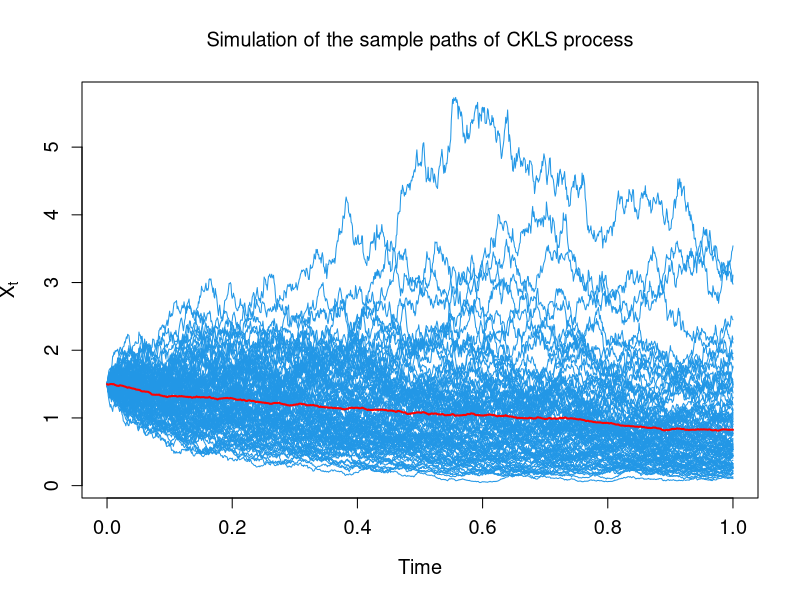
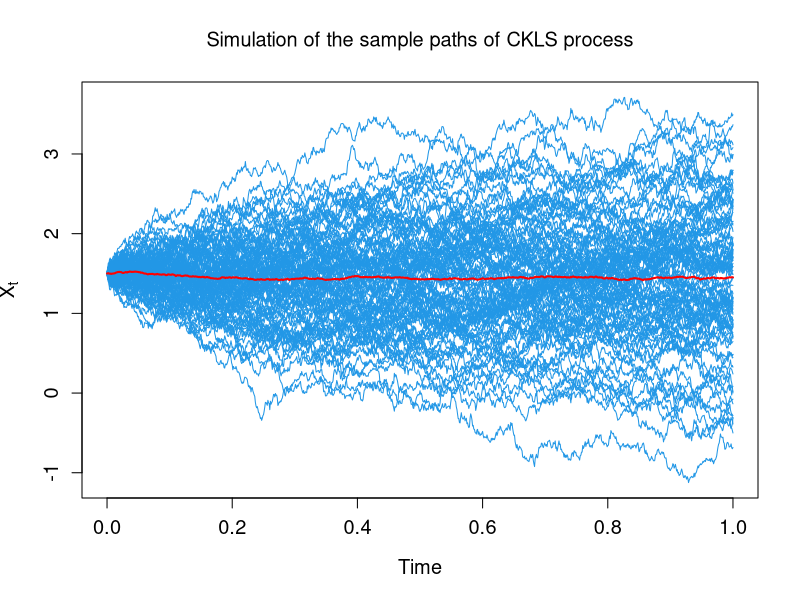
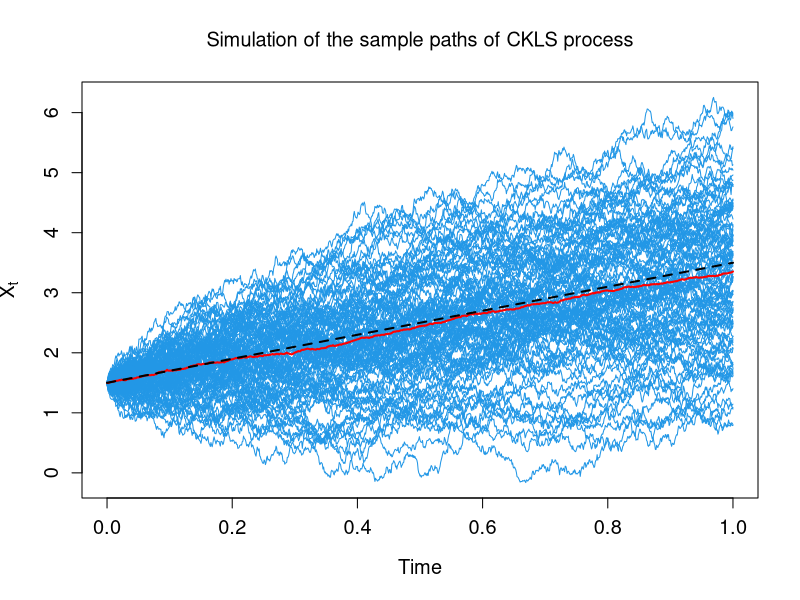
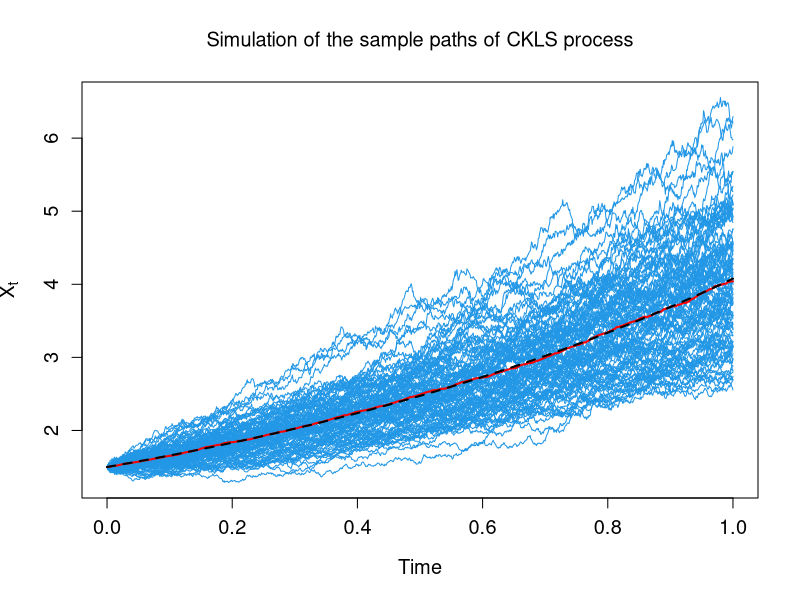
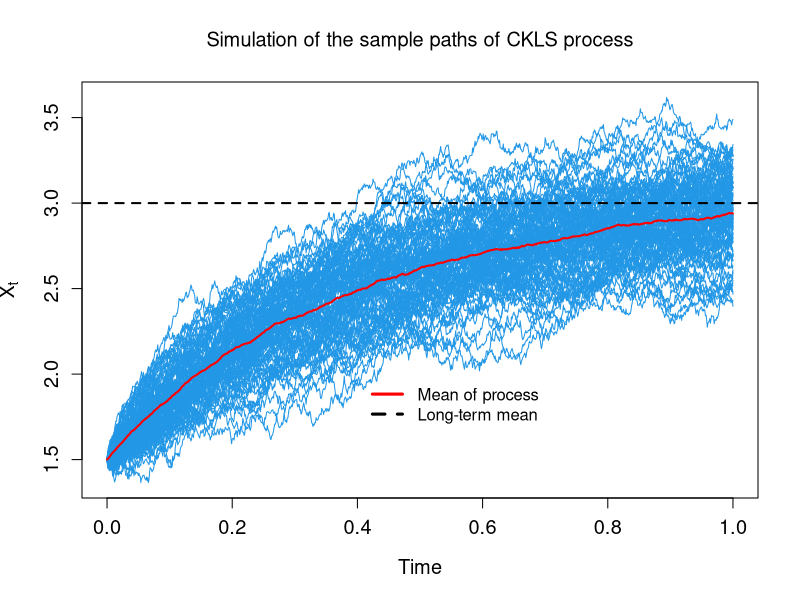

Write R code to recreate these figures, in order.
##################################################################################
#            Simulation of the CKLS process (see [1])
#         SDE: dXt=(alpha+beta*Xt)*dt+sigma*Xt^gamma*dBt,
#     where, sigma>0,gamma>=0,alpha,beta in R and Bt is an SBM.
# Note.
# The Xt process is non-negative when alpha>0, beta<=0, gamma>0.5 and X0>0.
# References. 
# [1] CHAN, K. C., KAROLYI, G. A., LONGSTAFF, F. A., & SANDERS, A. B. (1992).
#  An Empirical Comparison of Alternative Models of the Short-Term Interest Rate.
#   The Journal of Finance, 47(3), 1209–1227.
#################################################################################
################################################
#                  Arguments 
################################################
# X0 start value of the process, i.e. X(0)=X0
# The sigma	the volatility of this is a strictly positive numerical value; for example, 0.25 means a volatility of 25%.
# [t0,T] Time interval, in option pricing we consider that t0 is the purchase date of the contract and T is its maturity.
# N number of simulated paths
# n number of points used to construct a one path of X
# Z is a vector of n random variables distributed as N(0,1)
################################################

CKLS=function(n,N,t0,T,X0,alpha,beta,gamma,sigma,Z){
  delta=(T-t0)/n
  X=matrix(nrow=N,ncol=n+1)
  X[,1]=X0
  for(i in 1:N){
    for(j in 2:(n+1)){
      X[i,j]=X[i,j-1]+(alpha+beta*X[i,j-1])*delta+sigma*(X[i,j-1])^gamma*sqrt(delta)*Z[i,j-1]
    }}  
  return(X)
}
#########################################
#           Plot paths function
########################################
plot_paths=function(X,t0,T)
{
  dt=(T-t0)/n
  t=seq(t0,T,by=dt) #length(t)=n+1
  plot(NA,type="n",xlim=c(t0,T),ylim=c(min(X),max(X)),ylab=expression(X[t]),xlab="Time",main=expression("Simulation of the sample paths of CKLS process"),cex.lab=1.2,cex.axis=1.2)
  for (i in 1:N)
  {
    lines(t,X[i,],col="#2297E6")  #length(X[i,])=n+1 for all i=1,...,N
  }
}

#########################################################
# Simulation of the sample paths of CKLS process
#########################################################

n=10^3
N=10^2
t0=0
T=1
X0=1.5
alpha=0.5
beta=-1.25
sigma=1
gamma=0.7
Z=matrix(rnorm(N*n),nrow=N,ncol=n)
X=CKLS(n,N,t0,T,X0,alpha,beta,gamma,sigma,Z)
plot_paths(X,t0,T)

# Mean function of X
dt=(T-t0)/n
t=seq(t0,T,by=dt)
lines(t,colMeans(X),col='red',lwd=2) # Empirical mean function 


#########################################################
# Example 1. Simulation of SBM
#########################################################

n=10^3
N=10^2
t0=0
T=1
X0=1.5
alpha=0
beta=0
sigma=1
gamma=0
Z=matrix(rnorm(N*n),nrow=N,ncol=n)
X=CKLS(n,N,t0,T,X0,alpha,beta,gamma,sigma,Z)
plot_paths(X,t0,T)

# Mean function of X
dt=(T-t0)/n
t=seq(t0,T,by=dt)
lines(t,colMeans(X),col='red',lwd=2) # Empirical mean function 

#########################################################
# Example 2. Simulation of ABM
#########################################################

n=10^3
N=10^2
t0=0
T=1
X0=1.5
alpha=2
beta=0
sigma=1.25
gamma=0
Z=matrix(rnorm(N*n),nrow=N,ncol=n)
X=CKLS(n,N,t0,T,X0,alpha,beta,gamma,sigma,Z)
plot_paths(X,t0,T)

# Mean function of X
dt=(T-t0)/n
t=seq(t0,T,by=dt)
lines(t,colMeans(X),col='red',lwd=2) # Empirical mean function 
# Theorical mean function
m=function(t){alpha*t+X0}
curve(m,from=t0,to=T,lwd=2,n=10^3,add=TRUE,lty=2)

#########################################################
# Example 3. Simulation of GBM
#########################################################

n=10^3
N=10^2
t0=0
T=1
X0=1.5
alpha=0
beta=1
sigma=0.25
gamma=1
Z=matrix(rnorm(N*n),nrow=N,ncol=n)
X=CKLS(n,N,t0,T,X0,alpha,beta,gamma,sigma,Z)
plot_paths(X,t0,T)

# Mean function of X
dt=(T-t0)/n
t=seq(t0,T,by=dt)
lines(t,colMeans(X),col='red',lwd=2) # Empirical mean function 
# Theorical mean function
m=function(t){X0*exp(beta*t)}
curve(m,from=t0,to=T,lwd=2,n=10^3,add=TRUE,lty=2)
legend(x=0,y=8,legend =expression("Mean of process "* X[t]), col ="red",lty=1,bty="n",lwd=2)

#########################################################
#           Simulation of Ornstein-Uhlenbeck 
#          process (the mean-reverting process)
#########################################################

n=10^3
N=10^2
t0=0
T=1
X0=1.5
mu=3         # The long-term average
sigma=0.5325 # Volatility of the process. Strictly positive. 
theta<-2.75  # The speed of mean-reverting. Strictly positive
alpha=theta*mu
beta=-theta
gamma=0
Z=matrix(rnorm(N*n),nrow=N,ncol=n)
X=CKLS(n,N,t0,T,X0,alpha,beta,gamma,sigma,Z)
plot_paths(X,t0,T)
abline(h=mu,lwd=2,lty=2)
# Mean function of X
dt=(T-t0)/n
t=seq(t0,T,by=dt)
lines(t,colMeans(X),col='red',lwd=2) # Empirical mean function 
legend(x=0.4,y=2,legend=c("Mean of process","Long-term mean"), col =c("red","black"),lty=c(1,2),bty="n",lwd=c(3,3))
###################################################################

